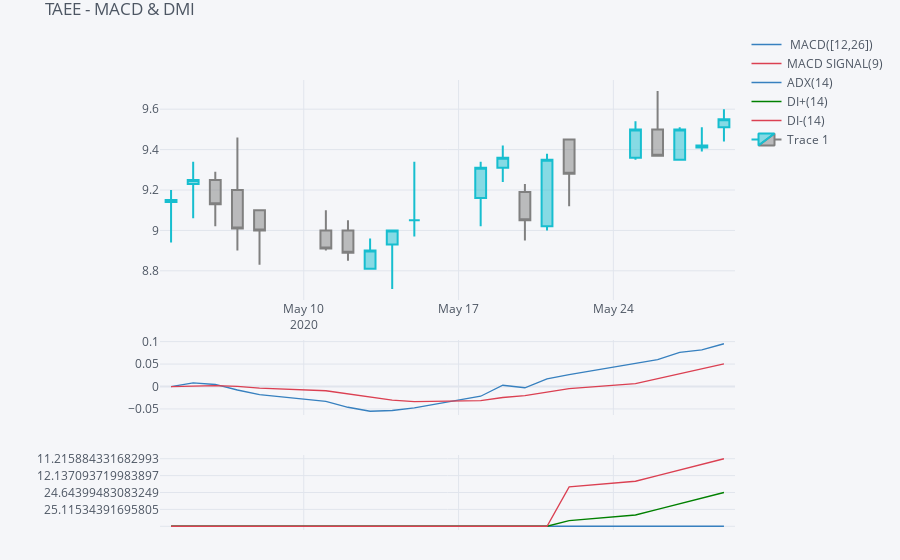

Notebook cell for this chart:
### Code cell
qf.iplot(title="TAEE - MACD & DMI")

### Figure 1 — Plotly figure (JSON) as saved in the notebook; plotly's stock layout.template omitted (floating-point values rounded to 4 significant figures)
{"data": [{"line": {"color": "rgba(55, 128, 191, 1.0)", "dash": "solid", "shape": "linear", "width": 1.3}, "mode": "lines", "name": " MACD([12,26])", "text": "", "type": "scatter", "x": ["2020-05-04", "2020-05-05", "2020-05-06", "2020-05-07", "2020-05-08", "2020-05-11", "2020-05-12", "2020-05-13", "2020-05-14", "2020-05-15", "2020-05-18", "2020-05-19", "2020-05-20", "2020-05-21", "2020-05-22", "2020-05-25", "2020-05-26", "2020-05-27", "2020-05-28", "2020-05-29"], "y": [0, 0.007977, 0.004564, -0.007735, -0.01808, -0.03316, -0.04619, -0.05508, -0.05343, -0.04755, -0.02166, 0.002866, -0.002684, 0.01693, 0.02652, 0.05128, 0.05973, 0.07603, 0.08156, 0.09533], "yaxis": "y3"}, {"line": {"color": "rgba(219, 64, 82, 1.0)", "dash": "solid", "shape": "linear", "width": 1.3}, "mode": "lines", "name": "MACD SIGNAL(9)", "text": "", "type": "scatter", "x": ["2020-05-04", "2020-05-05", "2020-05-06", "2020-05-07", "2020-05-08", "2020-05-11", "2020-05-12", "2020-05-13", "2020-05-14", "2020-05-15", "2020-05-18", "2020-05-19", "2020-05-20", "2020-05-21", "2020-05-22", "2020-05-25", "2020-05-26", "2020-05-27", "2020-05-28", "2020-05-29"], "y": [0, 0.001595, 0.002189, 0.0002042, -0.003453, -0.009394, -0.01675, -0.02442, -0.03022, -0.03369, -0.03128, -0.02445, -0.0201, -0.01269, -0.00485, 0.006377, 0.01705, 0.02884, 0.03939, 0.05058], "yaxis": "y3"}, {"line": {"color": "rgba(55, 128, 191, 1.0)", "dash": "solid", "shape": "linear", "width": 1.3}, "mode": "lines", "name": "ADX(14)", "text": "", "type": "scatter", "x": ["2020-05-04", "2020-05-05", "2020-05-06", "2020-05-07", "2020-05-08", "2020-05-11", "2020-05-12", "2020-05-13", "2020-05-14", "2020-05-15", "2020-05-18", "2020-05-19", "2020-05-20", "2020-05-21", "2020-05-22", "2020-05-25", "2020-05-26", "2020-05-27", "2020-05-28", "2020-05-29"], "y": ["", "", "", "", "", "", "", "", "", "", "", "", "", "", "", "", "", "", "", ""], "yaxis": "y4"}, {"line": {"color": "rgba(0, 128, 0, 1.0)", "dash": "solid", "shape": "linear", "width": 1.3}, "mode": "lines", "name": "DI+(14)", "text": "", "type": "scatter", "x": ["2020-05-04", "2020-05-05", "2020-05-06", "2020-05-07", "2020-05-08", "2020-05-11", "2020-05-12", "2020-05-13", "2020-05-14", "2020-05-15", "2020-05-18", "2020-05-19", "2020-05-20", "2020-05-21", "2020-05-22", "2020-05-25", "2020-05-26", "2020-05-27", "2020-05-28", "2020-05-29"], "y": ["", "", "", "", "", "", "", "", "", "", "", "", "", "", 22.57, 23.32, 25.12, 24.12, 23.38, 24.64], "yaxis": "y4"}, {"line": {"color": "rgba(219, 64, 82, 1.0)", "dash": "solid", "shape": "linear", "width": 1.3}, "mode": "lines", "name": "DI-(14)", "text": "", "type": "scatter", "x": ["2020-05-04", "2020-05-05", "2020-05-06", "2020-05-07", "2020-05-08", "2020-05-11", "2020-05-12", "2020-05-13", "2020-05-14", "2020-05-15", "2020-05-18", "2020-05-19", "2020-05-20", "2020-05-21", "2020-05-22", "2020-05-25", "2020-05-26", "2020-05-27", "2020-05-28", "2020-05-29"], "y": ["", "", "", "", "", "", "", "", "", "", "", "", "", "", 14.01, 13.14, 12.14, 12.15, 11.78, 11.22], "yaxis": "y4"}, {"close": [9.15, 9.25, 9.13, 9.01, 9, 8.91, 8.89, 8.9, 9, 9.05, 9.31, 9.36, 9.05, 9.35, 9.28, 9.5, 9.37, 9.5, 9.42, 9.55], "decreasing": {"line": {"color": "#808080"}}, "high": [9.2, 9.34, 9.29, 9.46, 9.1, 9.1, 9.05, 8.96, 9, 9.34, 9.34, 9.42, 9.23, 9.38, 9.45, 9.54, 9.69, 9.51, 9.51, 9.6], "increasing": {"line": {"color": "#17BECF"}}, "low": [8.94, 9.06, 9.02, 8.9, 8.83, 8.9, 8.85, 8.81, 8.71, 8.97, 9.02, 9.24, 8.95, 9, 9.12, 9.35, 9.37, 9.35, 9.39, 9.44], "name": "Trace 1", "open": [9.14, 9.23, 9.25, 9.2, 9.1, 9, 9, 8.81, 8.93, 9.05, 9.16, 9.31, 9.19, 9.02, 9.45, 9.36, 9.5, 9.35, 9.41, 9.51], "showlegend": true, "type": "candlestick", "x": ["2020-05-04", "2020-05-05", "2020-05-06", "2020-05-07", "2020-05-08", "2020-05-11", "2020-05-12", "2020-05-13", "2020-05-14", "2020-05-15", "2020-05-18", "2020-05-19", "2020-05-20", "2020-05-21", "2020-05-22", "2020-05-25", "2020-05-26", "2020-05-27", "2020-05-28", "2020-05-29"], "yaxis": "y2"}], "layout": {"legend": {"bgcolor": "#F5F6F9", "font": {"color": "#4D5663"}}, "margin": {"b": 30, "l": 30, "r": 30, "t": 30}, "paper_bgcolor": "#F5F6F9", "plot_bgcolor": "#F5F6F9", "showlegend": true, "title": {"font": {"color": "#4D5663"}, "text": "TAEE - MACD & DMI"}, "xaxis": {"anchor": "y2", "gridcolor": "#E1E5ED", "rangeselector": {"bgcolor": "rgba(150, 200, 250, 1)", "buttons": [{"count": 1, "label": "1m", "step": "month", "stepmode": "backward"}, {"count": 1, "label": "1y", "step": "year", "stepmode": "backward"}], "font": {"size": 13}, "visible": false, "x": 0, "y": 0.9}, "rangeslider": {"visible": false}, "showgrid": true, "tickfont": {"color": "#4D5663"}, "title": {"font": {"color": "#4D5663"}, "text": ""}, "zerolinecolor": "#E1E5ED"}, "yaxis": {"gridcolor": "#E1E5ED", "showgrid": true, "showticklabels": false, "tickfont": {"color": "#4D5663"}, "title": {"font": {"color": "#4D5663"}, "text": ""}, "zerolinecolor": "#E1E5ED"}, "yaxis2": {"domain": [0.46, 0.9], "gridcolor": "#E1E5ED", "showgrid": true, "tickfont": {"color": "#4D5663"}, "title": {"font": {"color": "#4D5663"}, "text": ""}, "zerolinecolor": "#E1E5ED"}, "yaxis3": {"domain": [0.23, 0.38], "gridcolor": "#E1E5ED", "showgrid": true, "tickfont": {"color": "#4D5663"}, "title": {"font": {"color": "#4D5663"}, "text": ""}, "zerolinecolor": "#E1E5ED"}, "yaxis4": {"domain": [0, 0.15], "gridcolor": "#E1E5ED", "showgrid": true, "tickfont": {"color": "#4D5663"}, "title": {"font": {"color": "#4D5663"}, "text": ""}, "zerolinecolor": "#E1E5ED"}}}
